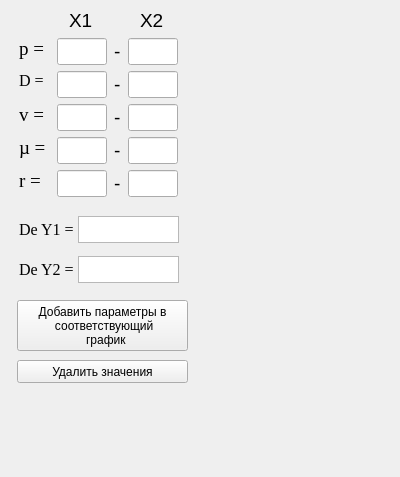
<?xml version="1.0" encoding="UTF-8"?>
<ui version="4.0">
 <class>dean_menu_D1</class>
 <widget class="QWidget" name="dean_menu_D1">
  <property name="geometry">
   <rect>
    <x>0</x>
    <y>0</y>
    <width>400</width>
    <height>477</height>
   </rect>
  </property>
  <property name="windowTitle">
   <string>Form</string>
  </property>
  <widget class="QLabel" name="label_r">
   <property name="geometry">
    <rect>
     <x>19</x>
     <y>170</y>
     <width>32</width>
     <height>21</height>
    </rect>
   </property>
   <property name="font">
    <font>
     <family>Times New Roman</family>
     <pointsize>14</pointsize>
    </font>
   </property>
   <property name="text">
    <string>r = </string>
   </property>
  </widget>
  <widget class="QLineEdit" name="lineEdit_nu_De_x2">
   <property name="geometry">
    <rect>
     <x>128</x>
     <y>137</y>
     <width>50</width>
     <height>27</height>
    </rect>
   </property>
   <property name="font">
    <font>
     <family>Times New Roman</family>
     <pointsize>10</pointsize>
     <weight>50</weight>
     <bold>false</bold>
    </font>
   </property>
   <property name="toolTip">
    <string>&lt;html&gt;&lt;head/&gt;&lt;body&gt;&lt;p&gt;Введите число от 1000,00 до 5000,00&lt;/p&gt;&lt;/body&gt;&lt;/html&gt;</string>
   </property>
  </widget>
  <widget class="QLineEdit" name="lineEdit_v_x1">
   <property name="geometry">
    <rect>
     <x>57</x>
     <y>104</y>
     <width>50</width>
     <height>27</height>
    </rect>
   </property>
   <property name="font">
    <font>
     <family>Times New Roman</family>
     <pointsize>10</pointsize>
     <weight>50</weight>
     <bold>false</bold>
    </font>
   </property>
   <property name="toolTip">
    <string>&lt;html&gt;&lt;head/&gt;&lt;body&gt;&lt;p&gt;Введите число от 1000,00 до 5000,00&lt;/p&gt;&lt;/body&gt;&lt;/html&gt;</string>
   </property>
  </widget>
  <widget class="QLineEdit" name="lineEdit_nu_De_x1">
   <property name="geometry">
    <rect>
     <x>57</x>
     <y>137</y>
     <width>50</width>
     <height>27</height>
    </rect>
   </property>
   <property name="font">
    <font>
     <family>Times New Roman</family>
     <pointsize>10</pointsize>
     <weight>50</weight>
     <bold>false</bold>
    </font>
   </property>
   <property name="toolTip">
    <string>&lt;html&gt;&lt;head/&gt;&lt;body&gt;&lt;p&gt;Введите число от 1000,00 до 5000,00&lt;/p&gt;&lt;/body&gt;&lt;/html&gt;</string>
   </property>
  </widget>
  <widget class="QLabel" name="label">
   <property name="geometry">
    <rect>
     <x>114</x>
     <y>38</y>
     <width>16</width>
     <height>27</height>
    </rect>
   </property>
   <property name="font">
    <font>
     <pointsize>14</pointsize>
    </font>
   </property>
   <property name="text">
    <string>-</string>
   </property>
  </widget>
  <widget class="QLabel" name="label_nu_De">
   <property name="geometry">
    <rect>
     <x>19</x>
     <y>137</y>
     <width>32</width>
     <height>21</height>
    </rect>
   </property>
   <property name="font">
    <font>
     <family>Times New Roman</family>
     <pointsize>14</pointsize>
    </font>
   </property>
   <property name="text">
    <string>µ = </string>
   </property>
  </widget>
  <widget class="QLineEdit" name="lineEdit_r_x1">
   <property name="geometry">
    <rect>
     <x>57</x>
     <y>170</y>
     <width>50</width>
     <height>27</height>
    </rect>
   </property>
   <property name="font">
    <font>
     <family>Times New Roman</family>
     <pointsize>10</pointsize>
     <weight>50</weight>
     <bold>false</bold>
    </font>
   </property>
   <property name="toolTip">
    <string>&lt;html&gt;&lt;head/&gt;&lt;body&gt;&lt;p&gt;Введите число от 1000,00 до 5000,00&lt;/p&gt;&lt;/body&gt;&lt;/html&gt;</string>
   </property>
  </widget>
  <widget class="QTextEdit" name="textEdit_De_y2">
   <property name="geometry">
    <rect>
     <x>78</x>
     <y>256</y>
     <width>101</width>
     <height>27</height>
    </rect>
   </property>
   <property name="font">
    <font>
     <pointsize>10</pointsize>
     <weight>50</weight>
     <bold>false</bold>
    </font>
   </property>
   <property name="readOnly">
    <bool>true</bool>
   </property>
  </widget>
  <widget class="QTextEdit" name="textEdit_De_y1">
   <property name="geometry">
    <rect>
     <x>78</x>
     <y>216</y>
     <width>101</width>
     <height>27</height>
    </rect>
   </property>
   <property name="font">
    <font>
     <pointsize>10</pointsize>
     <weight>50</weight>
     <bold>false</bold>
    </font>
   </property>
   <property name="readOnly">
    <bool>true</bool>
   </property>
  </widget>
  <widget class="QLabel" name="label_De">
   <property name="geometry">
    <rect>
     <x>19</x>
     <y>220</y>
     <width>61</width>
     <height>19</height>
    </rect>
   </property>
   <property name="font">
    <font>
     <family>Times New Roman</family>
     <pointsize>12</pointsize>
    </font>
   </property>
   <property name="text">
    <string>De Y1 = </string>
   </property>
  </widget>
  <widget class="QLineEdit" name="lineEdit_p_x2">
   <property name="geometry">
    <rect>
     <x>128</x>
     <y>38</y>
     <width>50</width>
     <height>27</height>
    </rect>
   </property>
   <property name="font">
    <font>
     <family>Times New Roman</family>
     <pointsize>10</pointsize>
     <weight>50</weight>
     <bold>false</bold>
    </font>
   </property>
   <property name="toolTip">
    <string>&lt;html&gt;&lt;head/&gt;&lt;body&gt;&lt;p&gt;Введите число от 1000,00 до 5000,00&lt;/p&gt;&lt;/body&gt;&lt;/html&gt;</string>
   </property>
  </widget>
  <widget class="QLineEdit" name="lineEdit_v_x2">
   <property name="geometry">
    <rect>
     <x>128</x>
     <y>104</y>
     <width>50</width>
     <height>27</height>
    </rect>
   </property>
   <property name="font">
    <font>
     <family>Times New Roman</family>
     <pointsize>10</pointsize>
     <weight>50</weight>
     <bold>false</bold>
    </font>
   </property>
   <property name="toolTip">
    <string>&lt;html&gt;&lt;head/&gt;&lt;body&gt;&lt;p&gt;Введите число от 1000,00 до 5000,00&lt;/p&gt;&lt;/body&gt;&lt;/html&gt;</string>
   </property>
  </widget>
  <widget class="QPushButton" name="Value_delete">
   <property name="geometry">
    <rect>
     <x>17</x>
     <y>360</y>
     <width>171</width>
     <height>23</height>
    </rect>
   </property>
   <property name="font">
    <font>
     <pointsize>9</pointsize>
    </font>
   </property>
   <property name="text">
    <string>Удалить значения</string>
   </property>
  </widget>
  <widget class="QLineEdit" name="lineEdit_r_x2">
   <property name="geometry">
    <rect>
     <x>128</x>
     <y>170</y>
     <width>50</width>
     <height>27</height>
    </rect>
   </property>
   <property name="font">
    <font>
     <family>Times New Roman</family>
     <pointsize>10</pointsize>
     <weight>50</weight>
     <bold>false</bold>
    </font>
   </property>
   <property name="toolTip">
    <string>&lt;html&gt;&lt;head/&gt;&lt;body&gt;&lt;p&gt;Введите число от 1000,00 до 5000,00&lt;/p&gt;&lt;/body&gt;&lt;/html&gt;</string>
   </property>
  </widget>
  <widget class="QLabel" name="label_v">
   <property name="geometry">
    <rect>
     <x>19</x>
     <y>104</y>
     <width>32</width>
     <height>21</height>
    </rect>
   </property>
   <property name="font">
    <font>
     <family>Times New Roman</family>
     <pointsize>14</pointsize>
    </font>
   </property>
   <property name="text">
    <string>v =</string>
   </property>
  </widget>
  <widget class="QLabel" name="label_3">
   <property name="geometry">
    <rect>
     <x>114</x>
     <y>104</y>
     <width>16</width>
     <height>27</height>
    </rect>
   </property>
   <property name="font">
    <font>
     <pointsize>14</pointsize>
    </font>
   </property>
   <property name="text">
    <string>-</string>
   </property>
  </widget>
  <widget class="QLabel" name="label_X1">
   <property name="geometry">
    <rect>
     <x>69</x>
     <y>10</y>
     <width>31</width>
     <height>20</height>
    </rect>
   </property>
   <property name="font">
    <font>
     <pointsize>14</pointsize>
    </font>
   </property>
   <property name="text">
    <string>X1</string>
   </property>
  </widget>
  <widget class="QLabel" name="label_p">
   <property name="geometry">
    <rect>
     <x>19</x>
     <y>38</y>
     <width>32</width>
     <height>21</height>
    </rect>
   </property>
   <property name="font">
    <font>
     <family>Times New Roman</family>
     <pointsize>14</pointsize>
    </font>
   </property>
   <property name="text">
    <string>p =</string>
   </property>
  </widget>
  <widget class="QPushButton" name="add_parametrs_to_the_corresponding_graph_Dean">
   <property name="geometry">
    <rect>
     <x>17</x>
     <y>300</y>
     <width>171</width>
     <height>51</height>
    </rect>
   </property>
   <property name="font">
    <font>
     <pointsize>9</pointsize>
    </font>
   </property>
   <property name="text">
    <string>Добавить параметры в 
 соответствующий 
  график</string>
   </property>
  </widget>
  <widget class="QLineEdit" name="lineEdit_p_x1">
   <property name="geometry">
    <rect>
     <x>57</x>
     <y>38</y>
     <width>50</width>
     <height>27</height>
    </rect>
   </property>
   <property name="font">
    <font>
     <family>Times New Roman</family>
     <pointsize>10</pointsize>
     <weight>50</weight>
     <bold>false</bold>
    </font>
   </property>
   <property name="toolTip">
    <string>&lt;html&gt;&lt;head/&gt;&lt;body&gt;&lt;p&gt;Введите число от 1000,00 до 5000,00&lt;/p&gt;&lt;/body&gt;&lt;/html&gt;</string>
   </property>
  </widget>
  <widget class="QLabel" name="label_D">
   <property name="geometry">
    <rect>
     <x>19</x>
     <y>71</y>
     <width>32</width>
     <height>19</height>
    </rect>
   </property>
   <property name="font">
    <font>
     <family>Times New Roman</family>
     <pointsize>12</pointsize>
    </font>
   </property>
   <property name="text">
    <string>D = </string>
   </property>
  </widget>
  <widget class="QLabel" name="label_4">
   <property name="geometry">
    <rect>
     <x>114</x>
     <y>137</y>
     <width>16</width>
     <height>27</height>
    </rect>
   </property>
   <property name="font">
    <font>
     <pointsize>14</pointsize>
    </font>
   </property>
   <property name="text">
    <string>-</string>
   </property>
  </widget>
  <widget class="QLineEdit" name="lineEdit_D_x2">
   <property name="geometry">
    <rect>
     <x>128</x>
     <y>71</y>
     <width>50</width>
     <height>27</height>
    </rect>
   </property>
   <property name="font">
    <font>
     <family>Times New Roman</family>
     <pointsize>10</pointsize>
     <weight>50</weight>
     <bold>false</bold>
    </font>
   </property>
   <property name="toolTip">
    <string>&lt;html&gt;&lt;head/&gt;&lt;body&gt;&lt;p&gt;Введите число от 1000,00 до 5000,00&lt;/p&gt;&lt;/body&gt;&lt;/html&gt;</string>
   </property>
  </widget>
  <widget class="QLabel" name="label_De_2">
   <property name="geometry">
    <rect>
     <x>19</x>
     <y>260</y>
     <width>61</width>
     <height>19</height>
    </rect>
   </property>
   <property name="font">
    <font>
     <family>Times New Roman</family>
     <pointsize>12</pointsize>
    </font>
   </property>
   <property name="text">
    <string>De Y2 = </string>
   </property>
  </widget>
  <widget class="QLineEdit" name="lineEdit_D_x1">
   <property name="geometry">
    <rect>
     <x>57</x>
     <y>71</y>
     <width>50</width>
     <height>27</height>
    </rect>
   </property>
   <property name="font">
    <font>
     <family>Times New Roman</family>
     <pointsize>10</pointsize>
     <weight>50</weight>
     <bold>false</bold>
    </font>
   </property>
   <property name="toolTip">
    <string>&lt;html&gt;&lt;head/&gt;&lt;body&gt;&lt;p&gt;Введите число от 1000,00 до 5000,00&lt;/p&gt;&lt;/body&gt;&lt;/html&gt;</string>
   </property>
  </widget>
  <widget class="QLabel" name="label_5">
   <property name="geometry">
    <rect>
     <x>114</x>
     <y>170</y>
     <width>16</width>
     <height>27</height>
    </rect>
   </property>
   <property name="font">
    <font>
     <pointsize>14</pointsize>
    </font>
   </property>
   <property name="text">
    <string>-</string>
   </property>
  </widget>
  <widget class="QLabel" name="label_2">
   <property name="geometry">
    <rect>
     <x>114</x>
     <y>71</y>
     <width>16</width>
     <height>27</height>
    </rect>
   </property>
   <property name="font">
    <font>
     <pointsize>14</pointsize>
    </font>
   </property>
   <property name="text">
    <string>-</string>
   </property>
  </widget>
  <widget class="QLabel" name="label_X2">
   <property name="geometry">
    <rect>
     <x>140</x>
     <y>10</y>
     <width>31</width>
     <height>20</height>
    </rect>
   </property>
   <property name="font">
    <font>
     <pointsize>14</pointsize>
    </font>
   </property>
   <property name="text">
    <string>X2</string>
   </property>
  </widget>
 </widget>
 <resources/>
 <connections/>
</ui>
